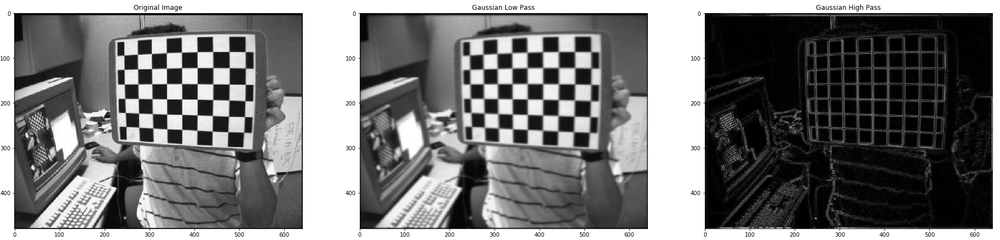
#> input picture original.png, 1000 x 240 px, shrunk from 1826 x 439 before the run
$ python 6.hafta_Histogramlar.py --image original.png
#> lines starting #> are read from the running program, lines starting #| are printed output that depends on the picture
from matplotlib import pyplot as plt
import argparse
import cv2
import numpy as np

ap = argparse.ArgumentParser()
ap.add_argument("-i","--image", required=True, help="Resim yolu ve adi")
args = vars(ap.parse_args())

res = cv2.imread(args["image"])
#> res is the input picture: shape (240, 1000, 3); min 0, max 255, mean 119.6
resGri = cv2.cvtColor(res, cv2.COLOR_BGR2GRAY)

#GRAY HISTOGRAM
def histGRAY():
    hist = cv2.calcHist([resGri], [0], None, [256], [0,255])
#> hist = 256 values, max 7746 at index 0, min 0 at index 255, mean 753.2

    # [6 lines of commented-out code are left out]

    cv2.imshow("gri",resGri)
    #cv2.imshow("Histogram", hist)

    plt.figure()
    plt.title("Gri Histogram")
    plt.xlabel("seviyeler-Bins")
    plt.ylabel("piksel Sayısı")
    plt.plot(hist)
    plt.xlim([0, 256])
    plt.show()
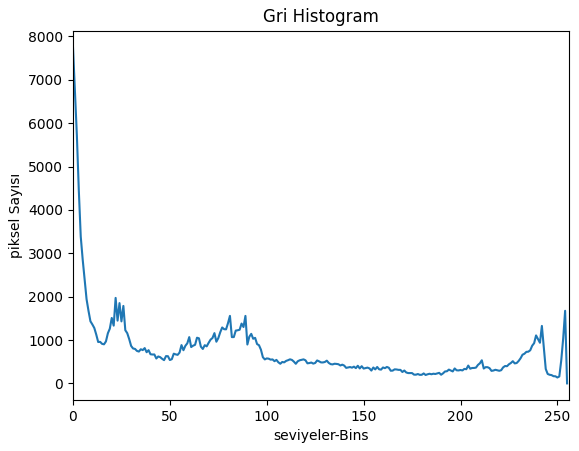
#> figure drawn by matplotlib, 1 panel; curve peaks at x = 0, y = 7746
    cv2.waitKey(0)

histGRAY()


#COLOR-HISTOGRAM
def histCOLOR():
    kanallar = cv2.split(res)
    renkler = ("b", "g", "r")
    plt.figure()
    plt.title("Düz renkli histogram")
    plt.xlabel("Bins")
    plt.ylabel("Piksel #")

    for (kanal, renk) in zip(kanallar, renkler):
        hist = cv2.calcHist([kanal], [0], None, [256], [0,256])
        plt.plot(hist, color=renk)
        plt.xlim([0,256])
        plt.show()
        cv2.waitKey(0)
#> this loop made 3 passes
#> renk on passes 1 to 3: 'b', 'g', 'r'
#> pass 1, in histCOLOR, `plt.show()`:
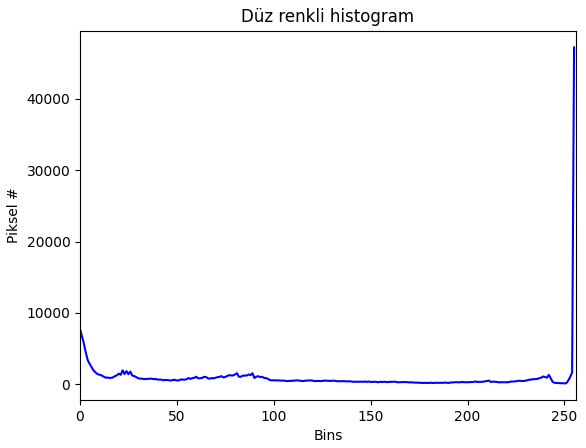
#> figure drawn by matplotlib, 1 panel; curve peaks at x = 255, y = 47173
#> pass 2, in histCOLOR, `plt.show()`:
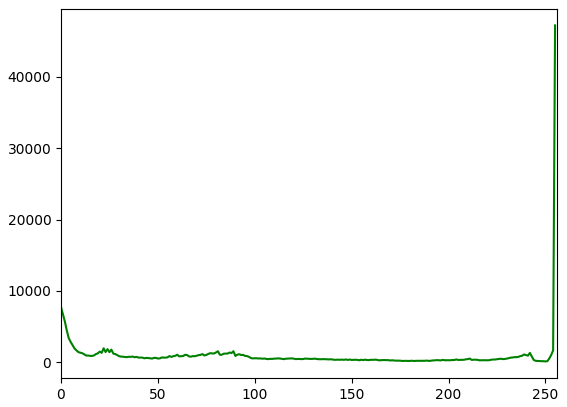
#> figure drawn by matplotlib, 1 panel; curve peaks at x = 255, y = 47173
#> the loop in histCOLOR (call 2), `for (kanal, renk) in zip(kanallar, renkler):` made 3 passes

histCOLOR()


#2D HISTOGRAM
def hist2D():
    kanallar = cv2.split(res)
    fig = plt.figure()
    ax = fig.add_subplot(131)
    hist = cv2.calcHist([kanallar[1], kanallar[0]], [0,1], None, [32,32], [0,256,0,256])
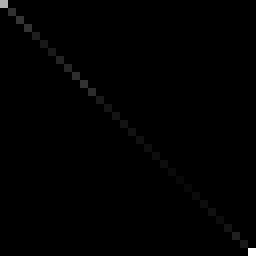
#> hist: shape (32, 32) float32 (shown 8 times larger); min 0, max 51042, mean 234.4; drawn with min black and max white
    p = ax.imshow(hist, interpolation="nearest")
    ax.set_title("2D Renkli Histogram (Yesil, Mavi")
    plt.colorbar(p)
    plt.show()
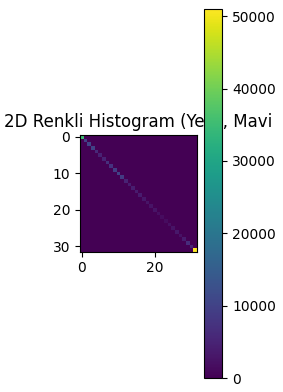
#> figure drawn by matplotlib, 2 panels


#Hist Equalization
def histEsit():
    esit = cv2.equalizeHist(resGri)
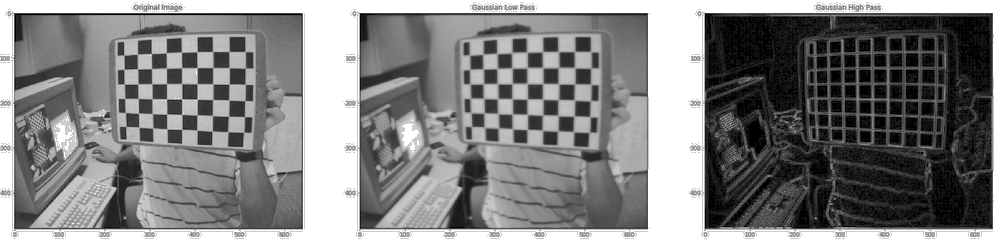
#> esit: shape (240, 1000); min 0, max 255, mean 129.1
    cv2.imshow("Histogram Esitleme", np.hstack([resGri, esit]))
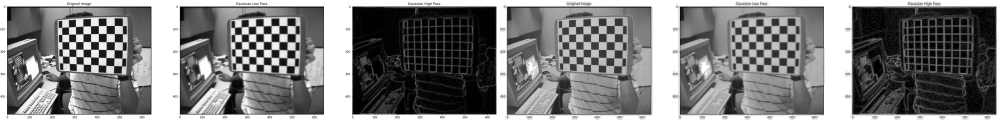
#> window 'Histogram Esitleme': shape (240, 2000) (shown at 1/2 size); min 0, max 255, mean 124.3
    cv2.waitKey(0)


def main():
    histGRAY()
    histCOLOR()
    hist2D()
    histEsit()

main()
